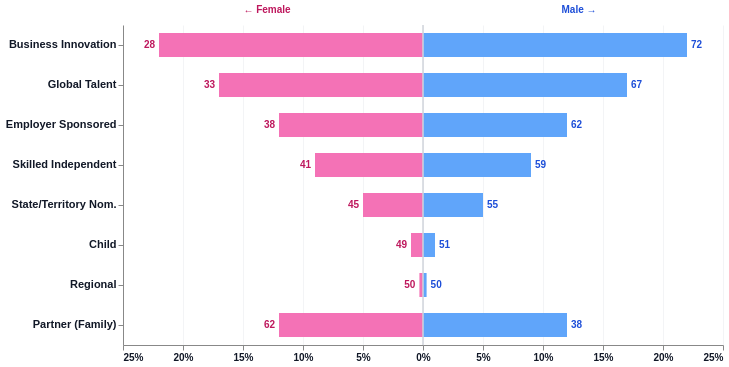

Write a Vega-Lite specification for this figure.
### Vega-Lite specification from a JSON file in a GitHub repository (floating-point values rounded to 4 significant figures)
{"$schema": "https://vega.github.io/schema/vega-lite/v5.json", "width": 600, "height": 320, "background": "#ffffff", "config": {"view": {"stroke": null}}, "data": {"values": [{"category": "Business Innovation", "female": 28, "male": 72, "female_dev": -22, "male_dev": 22}, {"category": "Global Talent", "female": 33, "male": 67, "female_dev": -17, "male_dev": 17}, {"category": "Employer Sponsored", "female": 38, "male": 62, "female_dev": -12, "male_dev": 12}, {"category": "Skilled Independent", "female": 41, "male": 59, "female_dev": -9, "male_dev": 9}, {"category": "State/Territory Nom.", "female": 45, "male": 55, "female_dev": -5, "male_dev": 5}, {"category": "Child", "female": 49, "male": 51, "female_dev": -1, "male_dev": 1}, {"category": "Regional", "female": 50, "male": 50, "female_dev": -0.3, "male_dev": 0.3}, {"category": "Partner (Family)", "female": 62, "male": 38, "female_dev": -12, "male_dev": 12}]}, "layer": [{"mark": {"type": "bar", "height": 24}, "encoding": {"y": {"field": "category", "type": "nominal", "sort": ["Business Innovation", "Global Talent", "Employer Sponsored", "Skilled Independent", "State/Territory Nom.", "Child", "Regional", "Partner (Family)"], "axis": {"title": null, "labelFontSize": 11, "labelFontWeight": "bold", "labelColor": "#111827"}}, "x": {"field": "female_dev", "type": "quantitative", "scale": {"domain": [-25, 25]}, "axis": {"title": null, "labelExpr": "abs(datum.value) + '%'", "gridColor": "#f3f4f6", "labelFontSize": 10, "labelFontWeight": "bold", "labelColor": "#111827"}}, "x2": {"value": 0}, "color": {"value": "#f472b6"}, "opacity": {"condition": {"param": "hover", "empty": true, "value": 1}, "value": 0.3}, "tooltip": [{"field": "category", "title": "Visa Category"}, {"field": "female", "title": "Female %", "format": ".0f"}, {"field": "male", "title": "Male %", "format": ".0f"}]}, "params": [{"name": "hover", "select": {"type": "point", "on": "mouseover", "fields": ["category"]}}]}, {"mark": {"type": "bar", "height": 24}, "encoding": {"y": {"field": "category", "type": "nominal", "sort": ["Business Innovation", "Global Talent", "Employer Sponsored", "Skilled Independent", "State/Territory Nom.", "Child", "Regional", "Partner (Family)"]}, "x": {"field": "male_dev", "type": "quantitative"}, "x2": {"value": 0}, "color": {"value": "#60a5fa"}, "opacity": {"condition": {"param": "hover", "empty": true, "value": 1}, "value": 0.3}, "tooltip": [{"field": "category", "title": "Visa Category"}, {"field": "female", "title": "Female %", "format": ".0f"}, {"field": "male", "title": "Male %", "format": ".0f"}]}}, {"mark": {"type": "rule", "strokeWidth": 1.5, "color": "#d1d5db"}, "data": {"values": [{"x": 0}]}, "encoding": {"x": {"field": "x", "type": "quantitative"}}}, {"mark": {"type": "text", "align": "right", "dx": -4, "fontSize": 10, "color": "#be185d", "fontWeight": "bold"}, "encoding": {"y": {"field": "category", "type": "nominal", "sort": ["Business Innovation", "Global Talent", "Employer Sponsored", "Skilled Independent", "State/Territory Nom.", "Child", "Regional", "Partner (Family)"]}, "x": {"field": "female_dev", "type": "quantitative"}, "text": {"field": "female", "format": ".0f"}}}, {"mark": {"type": "text", "align": "left", "dx": 4, "fontSize": 10, "color": "#1d4ed8", "fontWeight": "bold"}, "encoding": {"y": {"field": "category", "type": "nominal", "sort": ["Business Innovation", "Global Talent", "Employer Sponsored", "Skilled Independent", "State/Territory Nom.", "Child", "Regional", "Partner (Family)"]}, "x": {"field": "male_dev", "type": "quantitative"}, "text": {"field": "male", "format": ".0f"}}}, {"mark": {"type": "text", "align": "center", "dy": -175, "fontSize": 10, "fontWeight": "bold", "color": "#be185d"}, "data": {"values": [{"x": -13, "label": "← Female"}]}, "encoding": {"x": {"field": "x", "type": "quantitative"}, "text": {"field": "label"}}}, {"mark": {"type": "text", "align": "center", "dy": -175, "fontSize": 10, "fontWeight": "bold", "color": "#1d4ed8"}, "data": {"values": [{"x": 13, "label": "Male →"}]}, "encoding": {"x": {"field": "x", "type": "quantitative"}, "text": {"field": "label"}}}]}
